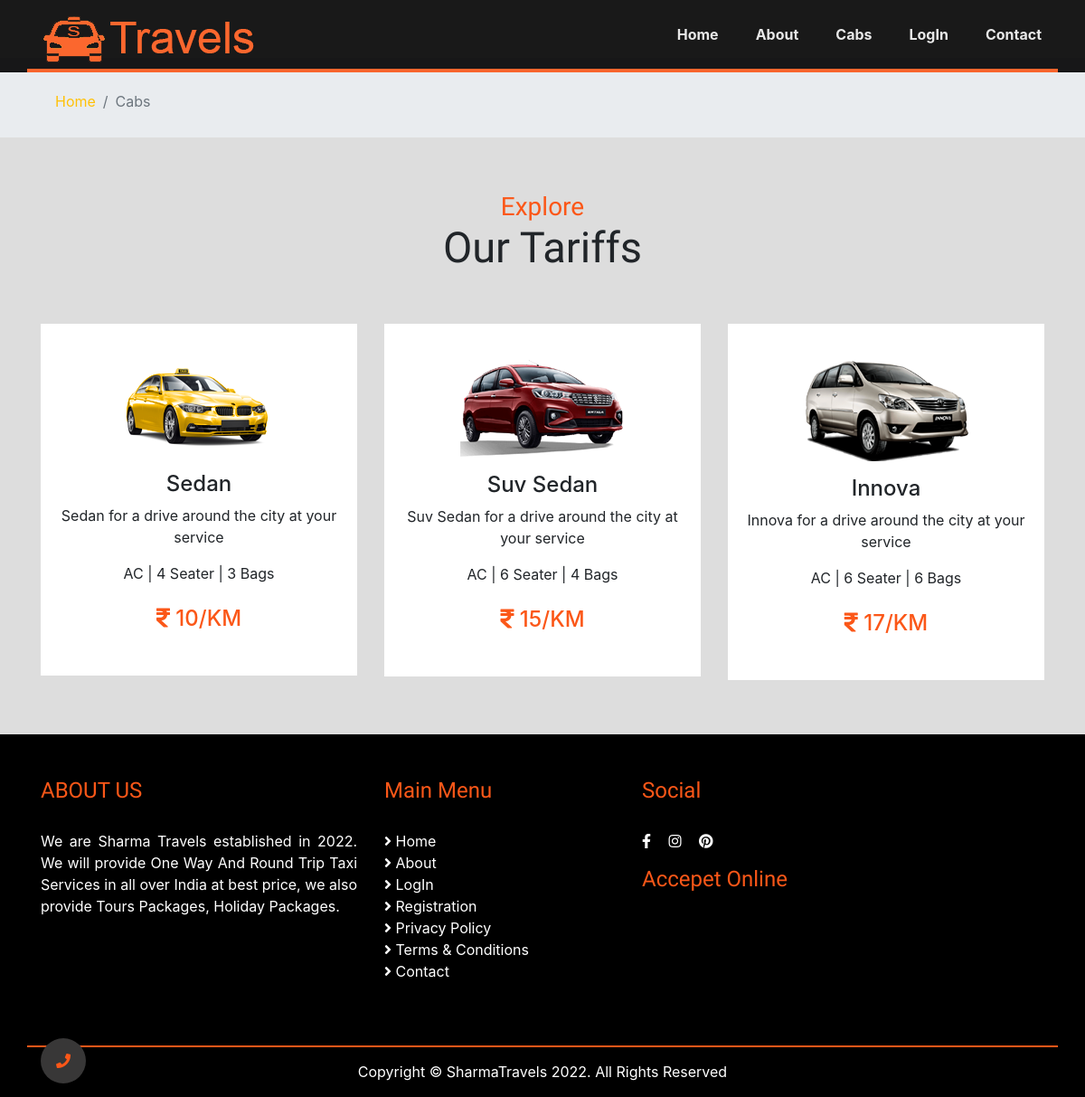
Page /cabs.php on the committed database.
### tables this page shows
CREATE TABLE `cabs` (
  `cab_id` int(11) NOT NULL,
  `cab_name` varchar(20) NOT NULL,
  `cab_image` text NOT NULL,
  `cab_feature` text NOT NULL,
  `cab_price_perkm` int(11) NOT NULL,
  `discount_rate` int(11) NOT NULL DEFAULT 0
);

### cabs.php (the view, shortened to what this page needs)
<?php
    include "header.php";
?>
    <div class="artl-bg">
        <div class="container">
            <div class="row">
                <div class="col-lg-12">
                    <nav aria-label="breadcrumb">
                        <ol class="breadcrumb">
                            <li class="breadcrumb-item"><a href="index.php">Home</a></li>
                            <li class="breadcrumb-item active" aria-current="page">Cabs</li>
                        </ol>
                    </nav>
                </div>
            </div>
        </div>
    </div>
    <section id="tariffs" style="margin-top: 0px;">
        <div class="container">
            <div class="row">
                <div class="col-lg-12 text-center">
                    <h4 class="min-hd">Explore</h4>
                    <h2 class="man-hd">Our Tariffs</h2>
                </div>
            </div>
            <div class="row mt-5">
            <?php
                $get_cabs = mysqli_query($con,"SELECT * FROM cabs");
                if( mysqli_num_rows($get_cabs) > 0 ){
                    while( $cab_info = mysqli_fetch_array( $get_cabs ) ){
                        $cab_name = $cab_info['cab_name'];
                        $cab_image = $cab_info['cab_image'];
                        $cab_feature = $cab_info['cab_feature'];
                        $cab_price_perkm = $cab_info['cab_price_perkm'];
                        echo <<< data
                            <div class="col-lg-4 text-center">
                                <div class="tarffi-box">
                                    <img class="img-fluid" src="assets/images/$cab_image" alt="$cab_name">
                                    <h4 class="mt-3">$cab_name</h4>
                                    <p> $cab_name for a drive around the city at your service</p>
                                    <p> $cab_feature </p>
                                    <h4 class="fntclr mt-4"><i class="fas fa-rupee-sign"></i> $cab_price_perkm/KM</h4>
                                </div>
                            </div>
                        data;
                    }
                }
            ?>
            </div>
        </div>
    </section>
<?php
    include "footer.php";
?>

### header.php (shortened to what this page needs)
<!DOCTYPE html>
<html lang="en">
<head>
    <link rel="stylesheet" href="assets/css/style.css">
    <link rel="stylesheet" href="assets/css/bootstrap.css">
    <link rel="stylesheet" href="https://use.fontawesome.com/releases/v5.15.4/css/all.css"/>
</head>
<body>
    <header class="header fixed-top">
        <div class="container">
            <div class="row mn-border">
                <div class="col-3">
                    <a class="navbar-brand" href="index.php"><img src="assets/images/logo.png" alt=""></a>
                </div>
                <div class="col-9 text-right">
                    <nav style="float:right;" class="navbar navbar-expand-lg navbar-dark bg-dark1">
                        <div class="collapse navbar-collapse mn-spc" id="navbarColor02">
                            <ul class="navbar-nav mr-auto">
                                <li class="nav-item">
                                    <a class="nav-link" href="index.php">Home</a>
                                </li>
                                <li class="nav-item">
                                    <a class="nav-link" href="aboutus.php">About</a>
                                </li>
                                <li class="nav-item">
                                    <a class="nav-link" href="cabs.php">Cabs</a>
                                </li>
                                <?php
                                    if( isset($_SESSION['logged_in_useremail']) ){
                                        echo "<li class='nav-item'>
                                                <a class='nav-link' href='logout.php'>LogOut</a>
                                            </li>";
                                    }else{
                                        echo "<li class='nav-item'>
                                                <a class='nav-link' href='login.php'>LogIn</a>
                                            </li>";
                                    }
                                ?>
                                <li class="nav-item">
                                    <a class="nav-link" href="contact.php">Contact</a>
                                </li>
                            </ul>
                        </div>
                    </nav>
                </div>
            </div>
        </div>
    </header>

### footer.php (shortened to what this page needs)
    <footer class="footer">
        <div class="container">
            <div class="row">
                <div class="col-lg-4 col-md-6">
                    <h4>ABOUT US</h4>
                    <p class="text-justify">We are Sharma Travels established in 2022. We will provide One Way And Round Trip Taxi Services in all over India at best price, we also provide Tours Packages, Holiday Packages.</p>
                </div>
                <div class="col-lg-3 col-md-6">
                    <h4>Main Menu</h4>
                    <ul class="ft-menu">
                        <li><a href="index.php"><i class="fas fa-angle-right"></i> Home</a></li>
                        <li><a href="aboutus.php"><i class="fas fa-angle-right"></i> About</a></li>
                        <?php
                            if( isset($_SESSION['logged_in_useremail']) ){
                                echo "<li><a href='logout.php'><i class='fas fa-angle-right'></i> LogOut</a></li>";
                            }else{
                                echo "<li><a href='login.php'><i class='fas fa-angle-right'></i> LogIn</a></li>";
                            }
                        ?>
                        <li><a href="registeration.php"><i class="fas fa-angle-right"></i> Registration</a></li>
                        <li><a href="privacypolicy.php"><i class="fas fa-angle-right"></i> Privacy Policy</a></li>
                        <li><a href="terms-condition.php"><i class="fas fa-angle-right"></i> Terms & Conditions</a></li>
                        <li><a href="contact.php"><i class="fas fa-angle-right"></i> Contact</a></li>
                    </ul>
                </div>
                <div class="col-lg-5 col-md-6">
                    <div class="row">
                        <div class="col-lg-12">
                            <h4>Social</h4>
                            <ul class="ft-social">
                                <li><a href="https://www.facebook.com" target="_blank"><i class="fab fa-facebook-f"></i></a></li>
                                <li><a href="https://www.instagram.com" target="_blank"><i class="fab fa-instagram"></i></a></li>
                                <li><a href="https://www.pinterest.com" target="_blank"><i class="fab fa-pinterest"></i></a></li>
                            </ul>
                        </div>
                    </div>
                    <div class="row">
                        <div class="col-lg-12">
                            <h4>Accepet Online</h4>
                        </div>
                    </div>
                </div>
            </div>
            <br>
            <div class="row footer-bottom">
                <div class="col-md-12 text-center">
                    <p>Copyright © SharmaTravels 2022. All Rights Reserved</p>
                </div>
            </div>
            <div class="row scion">
                <div class="col-lg-6">
                    <a href="tel://+919782059058" style="color: #fb5718;"><span class="ft-icons"><i class="fas fa-phone"></i></span></a>
                </div>
            </div>
        </div>
    </footer>
</body>
</html>

### assets/css/style.css (style rules this page uses)
.header { background-color: #000; padding-top: 10px; opacity: 0.9; }
.mn-border { border-bottom: 4px solid #fb5718; }
.bg-dark1 { background-color: #000!important; opacity: 0.9; }
.navbar-dark .navbar-nav .nav-link { color: #fff !important; font-weight: bold; }
.nav-item { padding-right: 25px; }
.mn-spc { margin-left: 10%; }
.min-hd { color: #fb5718; margin-bottom: 0; font-size: 28px; font-family: 'Fira Sans Condensed', sans-serif; }
.man-hd { font-size: 47px; font-family: 'Fira Sans Condensed', sans-serif; }
#tariffs { background-color: #ddd; margin-top: 5%; padding-top: 5%; padding-bottom: 5%; }
.tarffi-box { background-color: #fff; padding: 40px 10px; }
.fntclr { color: #fb5718; }
.footer { background-color: #000; padding-top: 4%; color: #fff; }
.footer h4 { color: #fb5718; font-family: 'Fira Sans Condensed', sans-serif; margin-bottom: 30px; }
.ft-menu { list-style: none; padding-left: 0; }
.ft-menu a { color: #fff; text-decoration: none; }
.ft-social { list-style: none; padding-left: 0; }
.ft-social li { display: inline-block; padding-right: 15px; }
.ft-social a { color: #fff; }
.footer-bottom { border-top: 2px solid #fb5718; padding-top: 15px; margin-top: 30px; }
.artl-bg { background-color: #e9ecef; padding-top: 2%; margin-top: 4pc; }
.scion { display: block; }
.ft-icons { position: fixed; bottom: 15px; z-index: 999; background-color: #383737; width: 50px; height: 50px; text-align: center; padding-top: 13px; border-radius: 25px; }

### rows in the picture
cabs: cab_image (picture), cab_name "Sedan", cab_feature "AC | 4 Seater | 3 Bags", cab_price_perkm "10"
cabs: cab_image (picture), cab_name "Suv Sedan", cab_feature "AC | 6 Seater | 4 Bags", cab_price_perkm "15"
cabs: cab_image (picture), cab_name "Innova", cab_feature "AC | 6 Seater | 6 Bags", cab_price_perkm "17"
